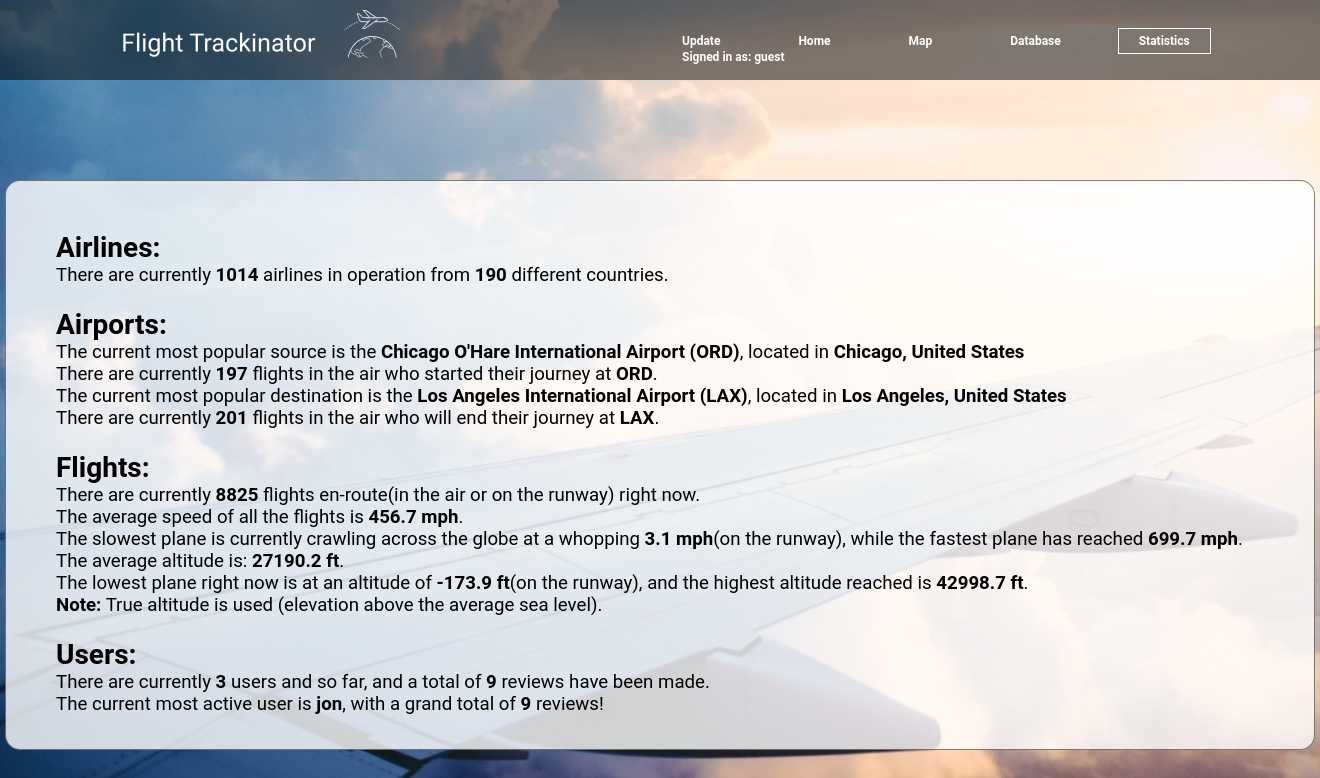
The app's page /website/dbstats.php (signed in) with its own data.
### tables this page shows
CREATE TABLE `airport` (
  `name` varchar(100) NOT NULL,
  `iataCode` varchar(10) NOT NULL,
  `city` varchar(50) NOT NULL,
  `country` varchar(50) NOT NULL,
  `latitude` double(10,4) NOT NULL,
  `longitude` double(10,4) NOT NULL
);

### website/dbstats.php (the view, shortened to what this page needs)
<?php
$servername = "localhost";
$username = "root";
$password = "";
$dbname = "flighttrackinator3000";
$conn = mysqli_connect($servername, $username, $password, $dbname) or die("Connection failed: " . mysqli_connect_error());
function printStats($table) {
    global $conn;
    switch($table) {
        case "airline":
            $sql = $conn->query("SELECT COUNT(name) FROM airline");
            $row = $sql->fetch_row();
            echo "There are currently <b>" . $row[0] . "</b> airlines in operation";
            $sql = $conn->query("SELECT COUNT(DISTINCT country) FROM airline");
            $row = $sql->fetch_row();
            echo " from <b>" . $row[0] . "</b> different countries.";
            break;
        case "airport":
			$sql = $conn->query(
                "SELECT name, iataCode, city, country, destination, COUNT(*) AS count
                FROM airport INNER JOIN flight
                ON airport.iataCode = flight.source
                GROUP BY source
                ORDER BY COUNT(*) DESC LIMIT 1"
            );
            $row = $sql->fetch_assoc();
            echo "The current most popular source is the <b>" . $row["name"] . " (" . $row['iataCode'] . ")</b>, located in <b>" . $row['city'] . ", " . $row['country'] . "</b><br>";
            echo "There are currently <b>" . $row['count'] . "</b> flights in the air who started their journey at <b>" . $row['iataCode'] . "</b>.<br>";
            $sql = $conn->query(
                "SELECT name, iataCode, city, country, destination, COUNT(*) AS count
                FROM airport INNER JOIN flight
                ON airport.iataCode = flight.destination
                GROUP BY destination
                ORDER BY COUNT(*) DESC LIMIT 1"
            );
            $row = $sql->fetch_assoc();
            echo "The current most popular destination is the <b>" . $row["name"] . " (" . $row['iataCode'] . ")</b>, located in <b>" . $row['city'] . ", " . $row['country'] . "</b><br>";
            echo "There are currently <b>" . $row['count'] . "</b> flights in the air who will end their journey at <b>" . $row['iataCode'] . "</b>.";
            break;
        case "flight":
            $sql = $conn->query("SELECT COUNT(aircraft_id) FROM flight");
            $row = $sql->fetch_row();
            echo "There are currently <b>" . $row[0] . "</b> flights en-route(in the air or on the runway) right now.<br>";
            $sql = $conn->query("SELECT AVG(speed) FROM flight");
            $row = $sql->fetch_row();
            echo "The average speed of all the flights is <b>" . round(floatval($row[0]), 1) . " mph</b>.<br>";
            $sql = $conn->query("SELECT MIN(speed) FROM flight WHERE speed > 0");
            $row = $sql->fetch_row();
            echo "The slowest plane is currently crawling across the globe at a whopping <b>"
                . $row[0] . " mph</b>(on the runway), ";
            $sql = $conn->query("SELECT MAX(speed) FROM flight");
            $row = $sql->fetch_row();
            echo "while the fastest plane has reached <b>" . round(floatval($row[0]), 1) . " mph</b>.<br>";
            $sql = $conn->query("SELECT AVG(altitude) FROM flight");
            $row = $sql->fetch_row();
            echo "The average altitude is: <b>" . round(floatval($row[0]), 1) . " ft</b>.<br>";
            $sql = $conn->query("SELECT MIN(altitude) FROM flight");
            $row = $sql->fetch_row();
            echo "The lowest plane right now is at an altitude of <b>" . $row[0] . " ft</b>(on the runway), ";
            $sql = $conn->query("SELECT MAX(altitude) FROM flight WHERE altitude");
            $row = $sql->fetch_row();
            echo "and the highest altitude reached is <b>" . $row[0] . " ft</b>.<br>";
            echo "<b>Note:</b> True altitude is used (elevation above the average sea level).";
            break;
        case "user":
            $sql = $conn->query("SELECT COUNT(username) FROM user");
            $row = $sql->fetch_row();
            echo "There are currently <b>" . $row[0] . "</b> users and so far, ";
            $sql = $conn->query("SELECT COUNT(username) FROM review");
            $row = $sql->fetch_row();
            echo "and a total of <b>" . $row[0] . "</b> reviews have been made.<br>";
            $sql = $conn->query(
                "SELECT user.username
                FROM review INNER JOIN user
                ON review.username = user.username
                GROUP BY username
                ORDER BY COUNT(*) DESC LIMIT 1"
            );
            $row = $sql->fetch_row();
            echo "The current most active user is <b>" . $row[0] . "</b>, ";
            $sql = $conn->query("SELECT COUNT(username) from review WHERE username = '$row[0]'");
            $row = $sql->fetch_row();
            echo "with a grand total of <b>" . $row[0] . "</b> reviews!";
            break;
    }
}
?>
<html class = "db-stats">
    <head>
        <?php include_once("header.php"); ?>
    </head>
    <body>
            <div class="stats-box">
                <h2>Airlines:</h2>
                    <?php printStats("airline"); ?>
                    <br><br>
                <h2>Airports:</h2>
                <?php printStats("airport"); ?>
                    <br><br>
                <h2>Flights:</h2>
                    <?php printStats("flight"); ?>
                    <br><br>
                <h2>Users:</h2>
                    <?php printStats("user"); ?>
            </div>
    </body>
</html>

### website/header.php (shortened to what this page needs)
<?php
$page = basename($_SERVER['PHP_SELF']);
?>
<header>
      <link rel="stylesheet" href="style.css" type="text/css" />
      <link rel="stylesheet" href="http://ajax.googleapis.com/ajax/libs/jqueryui/1.10.1/themes/base/minified/jquery-ui.min.css" type="text/css" />
		<div class="row">
			<div class="logo">
				<a href="home.php">
 				<img src="logo.png">
 				</a>
			</div>
			<ul class="main-nav">
            <li ><a href="#" onclick='update();'>Update</a></li>
				<li class="<?php if($page == 'home.php'){ echo ' active"';}?>"><a href="home.php">Home</a></li>
				<li class="<?php if($page == 'allflights.php'){ echo ' active"';}?>"><a href="allflights.php">Map</a></li>
				<li class="<?php if($page == 'database.php'){ echo ' active"';}?>"><a href="database.php?table_name=flight&Submit=Submit">Database</a></li>
				<li class="<?php if($page == 'dbstats.php'){ echo ' active"';}?>"><a href="dbstats.php">Statistics</a></li>
            <li class="<?php if($page == 'account.php'){ echo ' active"';}?>"><a href="account.php">Signed in as: <?php echo $_SESSION['username']; ?></a></li>
         </ul>
		</div>
</header>

### website/style.css (style rules this page uses)
* { margin: 0; padding: 0; }
header { background-image: url(bg-home.jpg); background-repeat: no-repeat; background-size: cover; width: 100%; height: 80px; }
.row { z-index: 1; height: 80px; width: 100%; overflow: hidden; background: rgba(0, 0, 0, 0.5); margin: auto; }
body { font-family: "Roboto", sans-serif; }
.main-nav { float: right; list-style: none; margin-top: 30px; margin-right: 100px; }
.main-nav li { display: inline-block; }
.main-nav li a { color: white; text-decoration: none; padding: 5px 20px; margin-right: 30px; font-family: "Roboto", sans-serif; font-size: 12px; font-weight: 600; }
.main-nav li { border: 1px solid transparent; }
.main-nav li.active a { border: 1px solid white; }
.main-nav li a { border: 1px solid transparent; }
.logo img { width: 300px; height: auto; float: left; margin-top: 10px; margin-left: 100px; }

### website/header.php (style rules this page uses)
.main-nav { width: 50%; margin-left: auto; margin-right: auto; }

### website/dbstats.php (style rules this page uses)
.db-stats { background-image: url(bg-home.jpg); background-repeat: no-repeat; background-size: cover; }
.stats-box { box-sizing: border-box; font-family: 'Roboto', sans-serif; font-size: 14pt; border: 1px solid rgba(0,0,0,.5); width: 1310px; height: 570px; background-color: rgba(255,255,255,.8); margin: 0 auto; margin-top: 100px; padding: 50px; border-radius: 15px; }

### records on screen
airport: name "Chicago O'Hare International Airport", iataCode "ORD", city "Chicago", country "United States"
airport: name "Los Angeles International Airport", iataCode "LAX", city "Los Angeles", country "United States"

### other values on screen
$_SESSION['username'] "guest"
$row[0] "1014"
$row[0] "190"
$row['count'] "197"
$row['count'] "201"
$row[0] "8825"
$row[0] "456.7"
$row[0] "3.1"
$row[0] "699.7"
$row[0] "27190.2"
$row[0] "-173.9"
$row[0] "42998.7"
$row[0] "3"
$row[0] "9"
$row[0] "jon"
